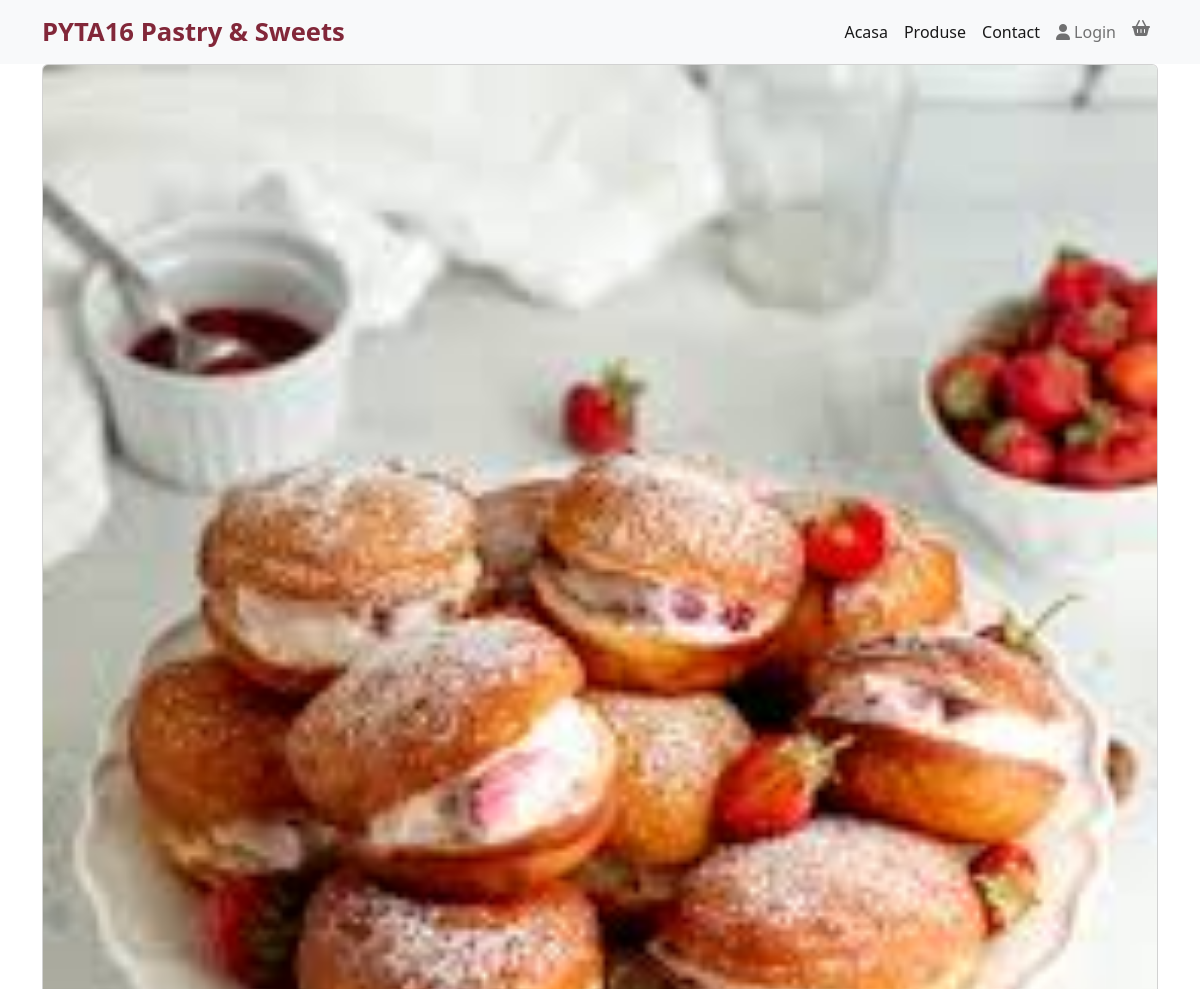
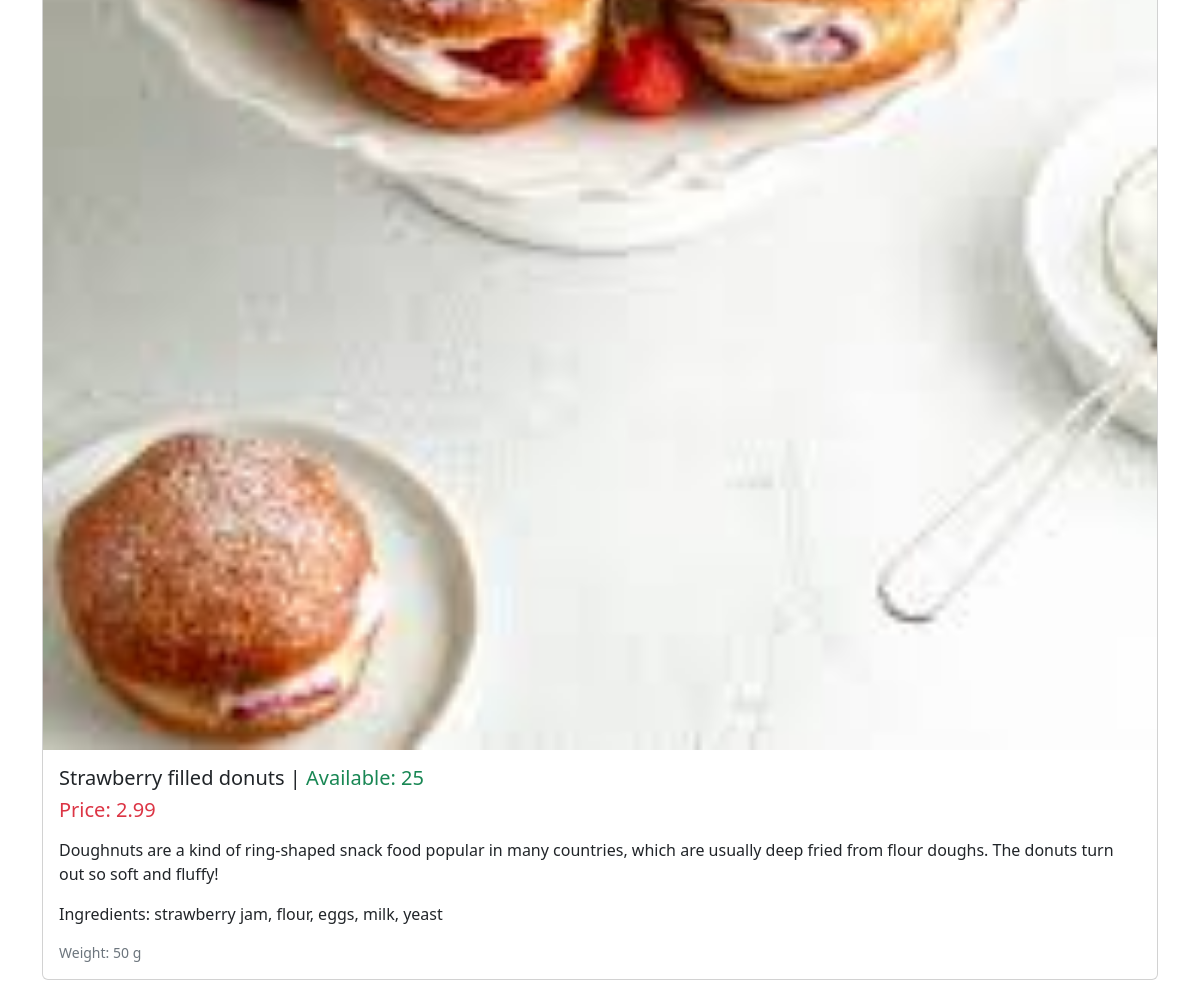
The app's page /products/4 with its own data (2 pictures, top to bottom).
### marketplaceapp/models.py (models this page shows)
class Product(models.Model):
    name=models.CharField(max_length=255)
    description=models.TextField()
    ingredients= models.TextField()
    price =models.DecimalField(max_digits=10, decimal_places=2)
    weight_grams=models.IntegerField()
    available_quantity=models.IntegerField()
    image =models.ImageField(upload_to="product_images", null=True, blank=True)
    def __str__(self):
        return self.name

### marketplaceapp/views.py (the view)
# urls.py: path("products/<int:product_id>", views.product_detail, name="product_detail")
def product_detail(request, product_id):
    product=get_object_or_404(Product,pk=product_id)
    context={"product":product}
    print(product)
    return render(request, "marketplaceapp/product_detail.html", context)

### marketplaceapp/templates/marketplaceapp/product_detail.html
{% extends "marketplaceapp/base.html" %}
{% block content %}
<div class="container">
    <div class="card mb-3">
  <img src="{{ product.image.url }}" class="card-img-top" alt="...">
  <div class="card-body">
    <h5 class="card-title">{{ product.name }} | <span class="text-success">Available: {{product.available_quantity}}</span></h5>
    <h5 class="card-title text-danger">Price: {{ product.price }}</h5>
    <p class="card-text"><p> {{product.description}}</p>
    <p class="card-text"><p>Ingredients: {{product.ingredients}}</p>
    <p class="card-text"><small class="text-muted">Weight: {{ product.weight_grams }} g</small></p>
  </div>
</div>
</div>
{% endblock %}

### records on screen
Product: image (picture), name "Strawberry filled donuts", available_quantity "25", price "2.99", description "Doughnuts are a kind of ring-shaped snack food popular in many countries, which are usually deep fried from flour doughs. The donuts turn out so soft and fluffy!", ingredients "strawberry jam, flour, eggs, milk, yeast", weight_grams "50"
